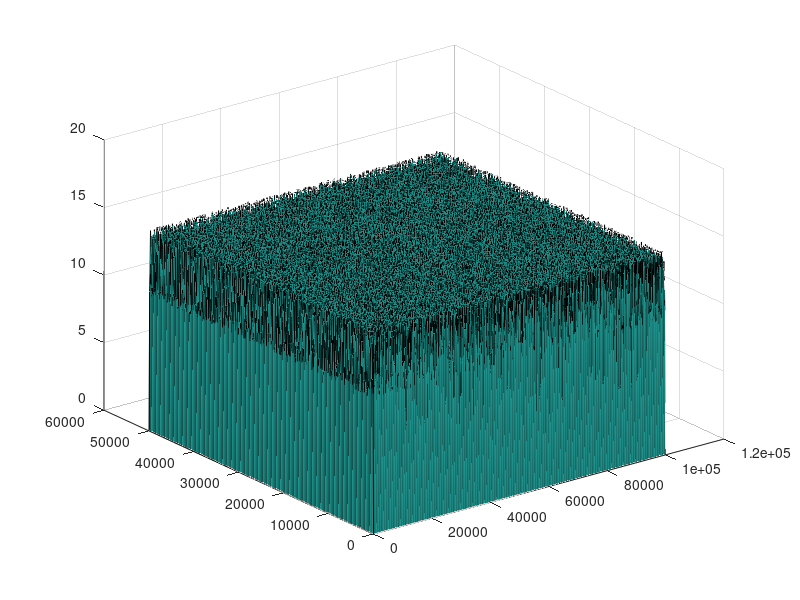

This chart was generated by the following MATLAB code:
%% simple spatially variable diffusion test
clear all
close all

xmax=100000
ymax=50000

x=linspace(0,xmax,1000);
y=linspace(0,ymax,500);

[xi, yi]=meshgrid(x,y);
bi=zeros(length(y),length(x));
bi(xi==0 | yi==0 | xi==xmax | yi==ymax)=2;


xi=xi+rand([length(y),length(x)]);
yi=yi+rand([length(y),length(x)]);




zi=zeros(length(y),length(x))+10+(5.*rand(length(y),length(x)));
zi(bi==2)=0;


kd=zeros(length(y),length(x));
kd2=zeros(length(y),length(x))+1;
kd3=kd2+1;


depths=kd-7000;
depths2=depths-1000;
depths3=depths2-30000;

% zi(xi>25000 & xi<75000 & yi>25000 & yi<75000)=10;
% zi(xi>125000 & xi<175000 & yi>25000 & yi<75000)=10;


% 
% kd(xi>=100000)=0;
% kd2(xi<100000)=1;

surf(xi,yi,zi,kd)%, 'edgecolor','none')
xx=xi(:);
yy=yi(:);
zz=zi(:);
bb=bi(:);
kdd=kd(:);
dpdd=depths(:);
kdd2=kd2(:);
dpdd2=depths2(:);
kdd3=kd3(:);
dpdd3=depths3(:);

m=[xx yy zz bb kdd dpdd kdd2 dpdd2 kdd3 dpdd3];
gg=sortrows(m,[4 1 2]);
x2=gg(:,1);
y2=gg(:,2);
z2=gg(:,3);
b2=gg(:,4);
kd2=gg(:,5);
dpdd_2=gg(:,6);
kd2_2=gg(:,7);
dpdd2_2=gg(:,8);

kd3_2=gg(:,9);
dpdd3_2=gg(:,10);


  fid=fopen('simplediff_test.pts', 'wt');
     fprintf(fid, '%i\n', size(x2,1));
  for i=1:size(x2)
     fprintf(fid,'%-f %f %f %i\n',x2(i),y2(i),z2(i),b2(i));
  end
  
  fclose(fid)  

  fid=fopen('kdunits', 'wt');
     
  for i=1:size(x2)
      kd2(i);
      kd(i);
     fprintf(fid,'%i %i %i\n',kd2(i), kd2_2(i), kd3_2(i));
  end
  
  fclose(fid)  
  
    fid=fopen('unitdepths', 'wt');
     
  for i=1:size(x2)
     fprintf(fid,'%f %f %f\n',dpdd_2(i), dpdd2_2(i), dpdd3_2(i));
  end
  
  fclose(fid)  
  
  
  units=[0 1 2];
  kdvals=[0.0001 0.00001 0.00001]; %hillslope diffusivity
  kbvals=[0.000005 0.00001 0.000005]; %fluvial erodibility
  sedrockflag=[1 1 1];
  Dgrade=[1 1 1];
    fid=fopen('kdtable', 'wt');
     
  for i=1:length(units)
     fprintf(fid,'%f %f %i %f\n',kdvals(i), kbvals(i), sedrockflag(i), Dgrade(i));
  end
  
  fclose(fid)  